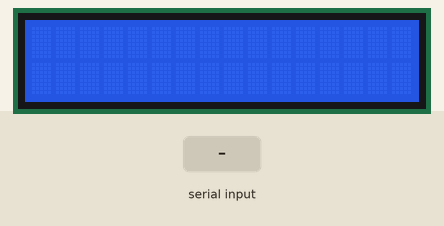
Simulated run of this sketch. Board: Arduino Uno, built with avr-gcc and run on an emulated ATmega328P. Parts: 16×2 character LCD. The test bench sets the inputs (shaded band).

Above: at 1.2 s.
1.3 s: "1" received over Serial
At 3.5 s:
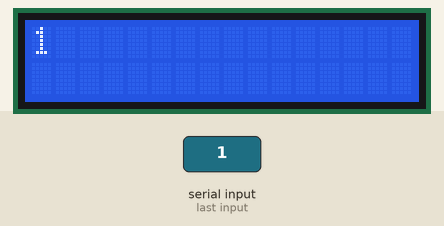
3.8 s: "0" received over Serial
At 5.5 s:
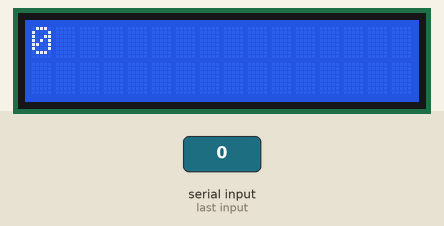
6.3 s: "2" received over Serial
At 8.6 s:
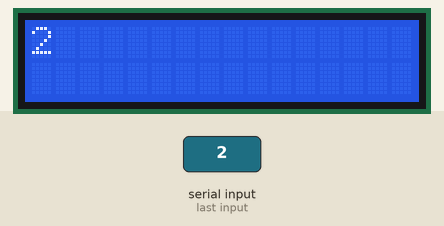
Timing chart, 0 to 10.1 s (numbered marks = the images above; inputs shaded):
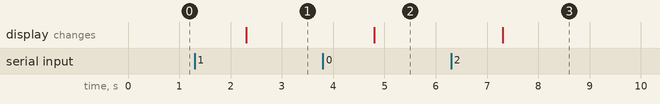

The sketch:

extra_2-2.ino
```cpp
#include<Wire.h>
#include<LiquidCrystal_I2C.h>
LiquidCrystal_I2C lcd(0x27,2,1,0,4,5,6,7,3,POSITIVE);

void setup() {
  // put your setup code here, to run once:
  lcd.begin(16,2);
  Serial.begin(9600);

}
void loop() {
  // put your main code here, to run repeatedly:
  String i;
  lcd.setCursor(0,0);
  i=Serial.readString();
  if(i!=NULL)
  {
    lcd.clear();
    lcd.print(i);
  }
}
```

Measured:
- after the input at 1.3 s, the display: changes after 1.0 s (image 1)
- after the input at 3.8 s, the display: changes after 1.0 s (image 2)
- after the input at 6.3 s, the display: changes after 1.0 s (image 3)
